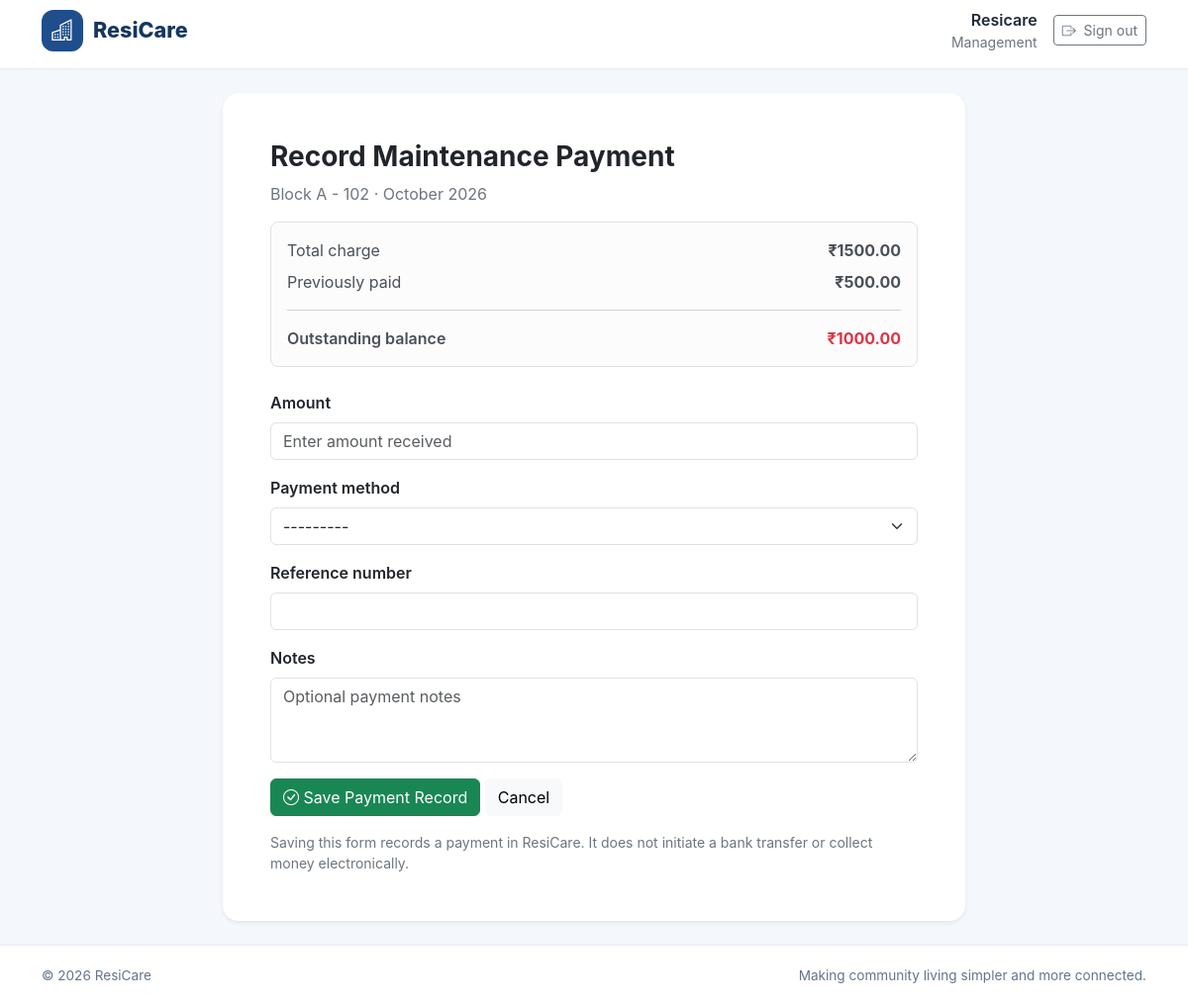
Screenshot of /community/maintenance-dues/2/record-payment/ (signed in) with the database file from the repository.
### accounts/models.py (models this page shows, shortened)
class User(AbstractUser):
    class Role(models.TextChoices):
        RESIDENT = "RESIDENT", "Resident"
        SECURITY = "SECURITY", "Security"
        MANAGEMENT = "MANAGEMENT", "Management"
    role = models.CharField(
        max_length=20,
        choices=Role.choices,
        default=Role.RESIDENT,
    )
    phone_number = models.CharField(
        max_length=15,
        blank=True,
    )

### community_hub/models.py (models this page shows, shortened)
class MaintenanceCharge(models.Model):
    apartment = models.ForeignKey(
        "residents.Apartment",
        on_delete=models.PROTECT,
        related_name="maintenance_charges",
    )
    billing_month = models.DateField(
        help_text="Use the first day of the billing month, e.g. 1 October 2026.",
    )
    description = models.CharField(
        max_length=200,
        default="Monthly Maintenance",
    )
    amount_due = models.DecimalField(
        max_digits=10,
        decimal_places=2,
    )
    due_date = models.DateField()
    notes = models.TextField(blank=True)
    created_by = models.ForeignKey(
        "accounts.User",
        on_delete=models.SET_NULL,
        null=True,
        related_name="maintenance_charges_created",
    )
    created_at = models.DateTimeField(auto_now_add=True)
    class Meta:
        ordering = ["-billing_month", "apartment"]
        constraints = [
            models.UniqueConstraint(
                fields=["apartment", "billing_month"],
                name="unique_apartment_maintenance_month",
            ),
        ]
    @property
    def total_paid(self):
        result = self.payments.aggregate(total=Sum("amount"))
        return result["total"] or Decimal("0.00")
    @property
    def balance_due(self):
        return max(Decimal("0.00"), self.amount_due - self.total_paid)

### residents/models.py (models this page shows, shortened)
class Apartment(models.Model):
    building_name = models.CharField(max_length=100, default="Main Building")
    unit_number = models.CharField(max_length=20)
    floor_number = models.PositiveIntegerField(default=0)
    bedrooms = models.PositiveSmallIntegerField(default=1)
    area_sqft = models.PositiveIntegerField(
        null=True,
        blank=True,
        validators=[MinValueValidator(1)],
    )
    monthly_maintenance = models.DecimalField(
        max_digits=10,
        decimal_places=2,
        default=0,
        validators=[MinValueValidator(0)],
    )
    is_active = models.BooleanField(default=True)
    created_at = models.DateTimeField(auto_now_add=True)
    updated_at = models.DateTimeField(auto_now=True)
    class Meta:
        ordering = ["building_name", "unit_number"]
        constraints = [
            models.UniqueConstraint(
                fields=["building_name", "unit_number"],
                name="unique_apartment_unit_per_building",
            )
        ]
    def __str__(self):
        return f"{self.building_name} - {self.unit_number}"

### community_hub/views.py (the view, shortened to what this page needs)
@login_required
def record_maintenance_payment(request, charge_id):
    if request.user.role != "MANAGEMENT":
        raise PermissionDenied
    charge = get_object_or_404(
        MaintenanceCharge.objects.select_related("apartment"),
        pk=charge_id,
    )
    if charge.balance_due <= Decimal("0.00"):
        messages.info(request, "This maintenance charge has already been paid.")
        return redirect(
            "community:maintenance_charge_detail",
            charge_id=charge.pk,
        )
    form = MaintenancePaymentForm(
        request.POST or None,
        charge=charge,
    )
    return render(request, "community/maintenance_payment_form.html", {
        "form": form,
        "charge": charge,
        "page_title": "Record Maintenance Payment",
    })

### community_hub/forms.py (shortened to what this page needs)
class MaintenancePaymentForm(StyledModelForm):
    class Meta:
        model = MaintenancePayment
        fields = [
            "amount",
            "payment_method",
            "reference_number",
            "notes",
        ]
        widgets = {
            "amount": forms.NumberInput(attrs={
                "min": "0.01",
                "step": "0.01",
                "placeholder": "Enter amount received",
            }),
            "notes": forms.Textarea(attrs={
                "rows": 3,
                "placeholder": "Optional payment notes",
            }),
        }
    def __init__(self, *args, charge=None, **kwargs):
        super().__init__(*args, **kwargs)
        self.charge = charge

### templates/community/maintenance_payment_form.html (shortened to what this page needs)
{% extends "base.html" %}
{% block content %}
<div class="container py-4">
    <div class="card border-0 shadow-sm rounded-4 mx-auto" style="max-width: 750px;">
        <div class="card-body p-4 p-md-5">
            <h1 class="h3 fw-bold">Record Maintenance Payment</h1>
            <p class="text-secondary">
                {{ charge.apartment }} · {{ charge.billing_month|date:"F Y" }}
            </p>
            <div class="alert alert-light border rounded-3 mb-4">
                <div class="d-flex justify-content-between mb-2">
                    <span>Total charge</span>
                    <strong>₹{{ charge.amount_due|floatformat:2 }}</strong>
                </div>
                <div class="d-flex justify-content-between mb-2">
                    <span>Previously paid</span>
                    <strong>₹{{ charge.total_paid|floatformat:2 }}</strong>
                </div>
                <hr>
                <div class="d-flex justify-content-between">
                    <span class="fw-semibold">Outstanding balance</span>
                    <strong class="text-danger">₹{{ charge.balance_due|floatformat:2 }}</strong>
                </div>
            </div>
            <form method="post">
                {% for field in form %}
                <div class="mb-3">
                    <label for="{{ field.id_for_label }}" class="form-label fw-semibold">
                        {{ field.label }}
                    </label>
                    {{ field }}
                </div>
                {% endfor %}
                <button type="submit" class="btn btn-success">
                    <i class="bi bi-check-circle"></i> Save Payment Record
                </button>
                <a href="{% url 'community:maintenance_charge_detail' charge.pk %}"
                   class="btn btn-light">Cancel</a>
            </form>
            <p class="small text-secondary mt-3 mb-0">
                Saving this form records a payment in ResiCare. It does not initiate a bank transfer or collect money electronically.
            </p>
        </div>
    </div>
</div>
{% endblock %}

### templates/base.html (shortened to what this page needs)
{% load static %}
<!DOCTYPE html>
<html lang="en">
<head>
    <link href="https://cdn.jsdelivr.net/npm/bootstrap@5.3.3/dist/css/bootstrap.min.css"
          rel="stylesheet">
    <link href="https://cdn.jsdelivr.net/npm/bootstrap-icons@1.11.3/font/bootstrap-icons.min.css"
          rel="stylesheet">
</head>
<body>
    <header class="rc-navbar">
        <nav class="container h-100 d-flex align-items-center justify-content-between py-2">
            <a href="{% if user.is_authenticated %}{% url 'dashboard' %}{% else %}{% url 'login' %}{% endif %}"
               class="rc-brand">
                <span class="rc-brand-icon">
                    <i class="bi bi-buildings"></i>
                </span>
                <span>ResiCare</span>
            </a>
            {% if user.is_authenticated %}
                <div class="d-flex align-items-center gap-3">
                    <div class="d-none d-sm-block text-end">
                        <div class="fw-semibold">{{ user.get_full_name|default:user.username }}</div>
                        <div class="small text-secondary">{{ user.get_role_display }}</div>
                    </div>
                    <form method="post" action="{% url 'logout' %}" class="m-0">
                        <button type="submit" class="btn btn-outline-secondary btn-sm">
                            <i class="bi bi-box-arrow-right me-1"></i>
                            Sign out
                        </button>
                    </form>
                </div>
            {% endif %}
        </nav>
    </header>
    <main class="rc-main">
        {% block content %}{% endblock %}
    </main>
    <footer class="rc-footer">
        <div class="container d-flex flex-column flex-sm-row justify-content-between gap-2">
            <span>&copy; {% now "Y" %} ResiCare</span>
            <span>Making community living simpler and more connected.</span>
        </div>
    </footer>
</body>
</html>

### templates/base.html (style rules this page uses)
:root { --rc-primary: #1e4e8c; --rc-primary-dark: #15365f; --rc-background: #f4f7fb; --rc-text: #1e293b; --rc-muted: #64748b; }
* { box-sizing: border-box; }
body { margin: 0; font-family: Inter, "Segoe UI", Arial, sans-serif; color: var(--rc-text); background: var(--rc-background); }
.rc-navbar { min-height: 70px; background: #fff; border-bottom: 1px solid #e8edf4; }
.rc-brand { display: inline-flex; align-items: center; gap: 10px; color: var(--rc-primary-dark); font-size: 1.35rem; font-weight: 800; text-decoration: none; }
.rc-brand-icon { display: inline-flex; align-items: center; justify-content: center; width: 42px; height: 42px; color: #fff; background: var(--rc-primary); border-radius: 12px; }
.rc-main { min-height: calc(100vh - 130px); }
.rc-footer { padding: 20px 0; color: var(--rc-muted); background: #fff; border-top: 1px solid #e8edf4; font-size: .85rem; }

### rows the page displays
User: get_full_name "Resicare", role "Management"
MaintenanceCharge: apartment "Block A - 102", billing_month "October 2026", amount_due "1500.00", total_paid "500.00", balance_due "1000.00"

### other values shown
{{ field.label }} "Amount" "Payment method" "Reference number" "Notes"
